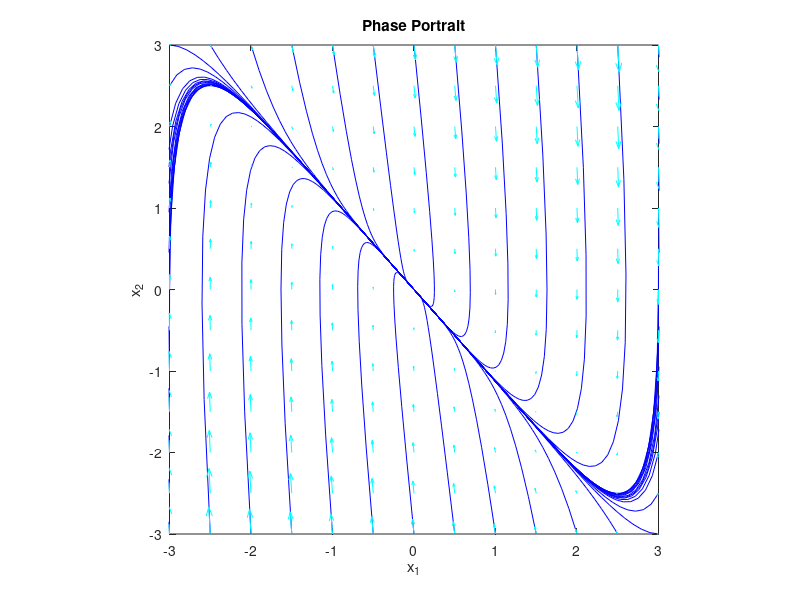

MATLAB code for this plot:
% Erivelton Gualter
% Nonlinear System - Homework 1 - Question 4

function question4()
    A = [0 1; -10 -10];
    B = [0; 0];
    C = [1 0; 0 1];
    D = 0;

    sys = ss(A,B,C,D);

    figure('Name','Question 4 - Phase Portrait','NumberTitle','off');
    hold on;
    axis equal

    xl = 3; yl = 3;
    for x = -xl:0.5:xl
        for y = -yl:0.5:yl
            if abs(x) == xl || abs(y) == yl
                x0 = [x; y];
                [~,T,X] = initial(sys, x0);
                plot(X(:,1), X(:,2), 'b'); 
            end
        end
    end
    
    [x1, x2] = meshgrid(-5:0.5:5, -5:.5:5);
    x1dot = A(1,1).*x1 + A(1,2).*x2;
    x2dot = A(2,1).*x1 + A(2,2).*x2;
    quiver(x1,x2,x1dot, x2dot, 'color', 'cyan')

    title('Phase Portrait');
    ylabel('x_2'); xlabel('x_1');
    axis([-xl xl -yl yl])
    box on

    print('question4','-depsc')
end